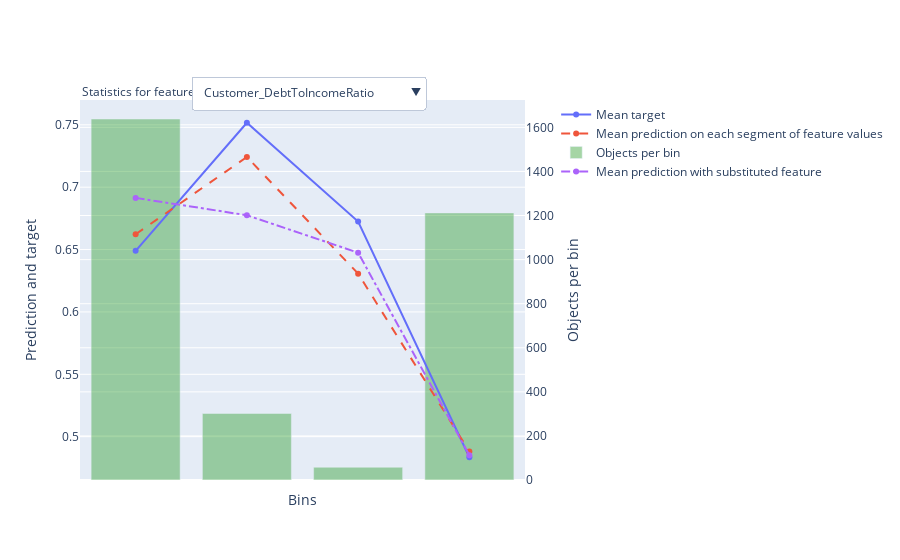

The cell this chart's notebook holds for it:
### Markdown cell above
## Individual Feature Analysis

### Code cell
feature = ['Customer_DebtToIncomeRatio', 'Customer_CreditScore', 'Customer_CLV', 'Customer_RelationshipLengthDays']
res = cbc_1.calc_feature_statistics(X_test, y_test, feature, plot=True)

### Figure 1 — Plotly figure (JSON) as saved in the notebook; plotly's stock layout.template omitted (floating-point values rounded to 4 significant figures)
{"data": [{"mode": "lines+markers", "name": "Mean target", "type": "scatter", "xaxis": "x", "y": [0.649, 0.7517, 0.6724, 0.4835], "yaxis": "y"}, {"line": {"dash": "dash"}, "mode": "lines+markers", "name": "Mean prediction on each segment of feature values", "type": "scatter", "xaxis": "x", "y": [0.6623, 0.7242, 0.6307, 0.4881], "yaxis": "y"}, {"marker": {"color": "rgba(30, 150, 30, 0.4)"}, "name": "Objects per bin", "type": "bar", "width": 0.8, "xaxis": "x", "y": [1638, 302, 58, 1212], "yaxis": "y2"}, {"line": {"dash": "dashdot"}, "mode": "lines+markers", "name": "Mean prediction with substituted feature", "type": "scatter", "xaxis": "x", "y": [0.6914, 0.6775, 0.6475, 0.4852], "yaxis": "y"}], "layout": {"annotations": [{"align": "left", "showarrow": false, "text": "Statistics for feature", "x": 0, "xref": "paper", "y": 1.05, "yref": "paper"}], "legend": {"bgcolor": "rgba(0,0,0,0)", "x": 1.07}, "updatemenus": [{"buttons": [{"args": [{"y": [[0.649, 0.7517, 0.6724, 0.4835], [0.6623, 0.7242, 0.6307, 0.4881], [1638, 302, 58, 1212], [0.6914, 0.6775, 0.6475, 0.4852]]}, {"xaxis": {"showticklabels": false, "tickmode": "array", "ticktext": ["(-inf, 22.5000]", "(22.5000, 28.5000]", "(28.5000, 29.5000]", "(29.5000, +inf)"], "tickvals": [0, 1, 2, 3], "title": {"text": "Bins"}}}], "label": "Customer_DebtToIncomeRatio", "method": "update"}, {"args": [{"y": [[0.5169, 0.5736, 0.5834, 0.9024], [0.5256, 0.5792, 0.5853, 0.9007], [1687, 258, 773, 492], [0.556, 0.558, 0.5581, 0.8733]]}, {"xaxis": {"showticklabels": false, "tickmode": "array", "ticktext": ["(-inf, 4.5000]", "(4.5000, 5.5000]", "(5.5000, 8.5000]", "(8.5000, +inf)"], "tickvals": [0, 1, 2, 3], "title": {"text": "Bins"}}}], "label": "Customer_CreditScore", "method": "update"}, {"args": [{"y": [[0.9246, 0.7682, 0.2236, 0.5952, 0.4312], [0.9123, 0.7776, 0.2404, 0.5948, 0.4451], [690, 660, 644, 620, 596], [0.8929, 0.7675, 0.2398, 0.5798, 0.5589]]}, {"xaxis": {"showticklabels": true, "tickmode": "array", "ticktext": ["Premium", "Loyal", "Churn", "High", "N/A"], "tickvals": [0, 1, 2, 3, 4], "title": {"text": "Cat values"}}}], "label": "Customer_CLV", "method": "update"}, {"args": [{"y": [[0.4589, 0.5116, 0.619, 0.6687, 0.7013, 0.6818], [0.4667, 0.5211, 0.6036, 0.6492, 0.6768, 0.6946], [961, 301, 168, 163, 231, 1386], [0.5052, 0.5332, 0.5458, 0.653, 0.6584, 0.6731]]}, {"xaxis": {"showticklabels": false, "tickmode": "array", "ticktext": ["(-inf, 1127.0000]", "(1127.0000, 1651.0000]", "(1651.0000, 1979.5000]", "(1979.5000, 2217.5000]", "(2217.5000, 2619.5000]", "(2619.5000, +inf)"], "tickvals": [0, 1, 2, 3, 4, 5], "title": {"text": "Bins"}}}], "label": "Customer_RelationshipLengthDays", "method": "update"}], "direction": "down", "pad": {"r": 10, "t": 10}, "showactive": true, "x": 0.25, "xanchor": "left", "y": 1.09, "yanchor": "top"}], "xaxis": {"showticklabels": false, "tickmode": "array", "ticktext": ["(-inf, 22.5000]", "(22.5000, 28.5000]", "(28.5000, 29.5000]", "(29.5000, +inf)"], "tickvals": [0, 1, 2, 3], "title": {"text": "Bins"}}, "yaxis": {"overlaying": "y2", "side": "left", "title": {"text": "Prediction and target"}}, "yaxis2": {"position": 1, "side": "right", "title": {"text": "Objects per bin"}}}}
